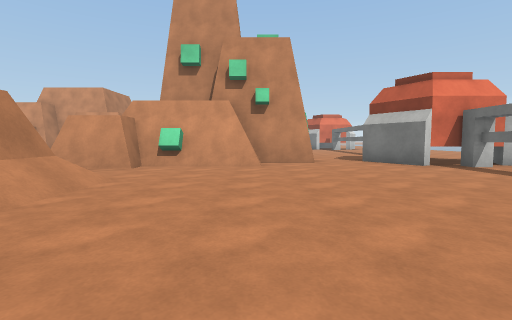
View 1 (above)

24 first-person views from a walk through a 3-D level made in the Unity game engine. The camera is 1.2 m above the floor, tilts 4° down and sees 85° across. The floor is counted in squares, 2 m on a side. Each view is taken from the middle of a square. On the plan, view 1 faces up. The plan holds only what a view shows up to about 9 squares ahead; the rest is blank. The place goes on beyond the plan. The player is left out. Surface patterns are stand-ins for the level's own textures.

View 2
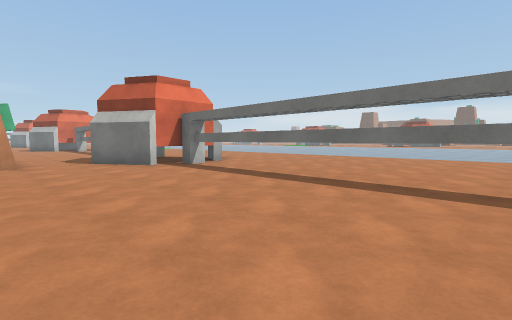

View 3
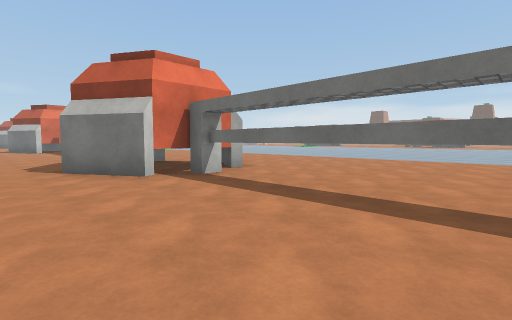

View 4
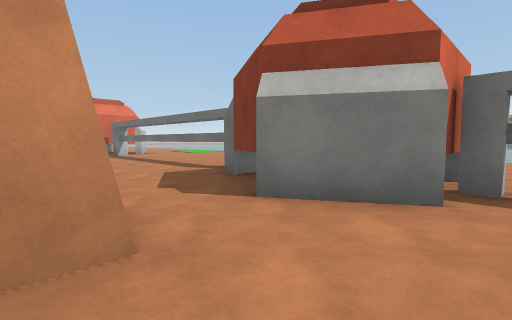

View 5
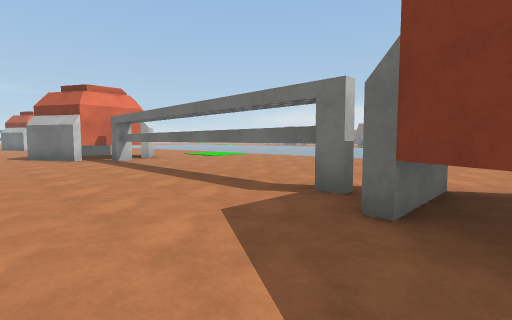

View 6
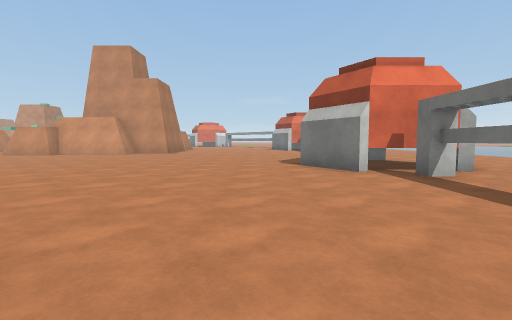

View 7
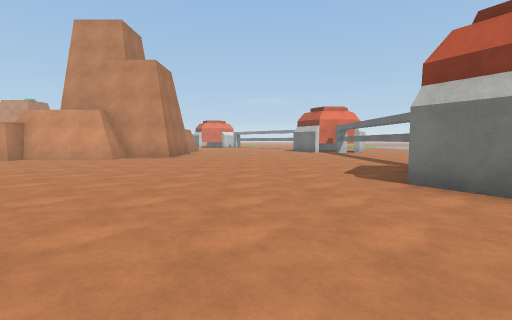

View 8
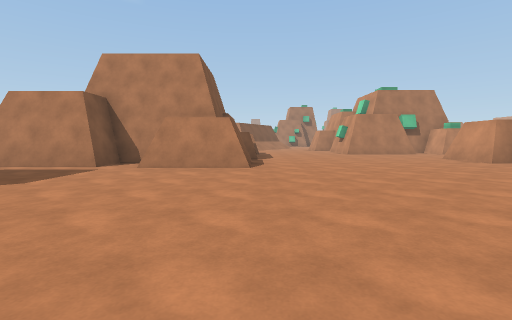

View 9
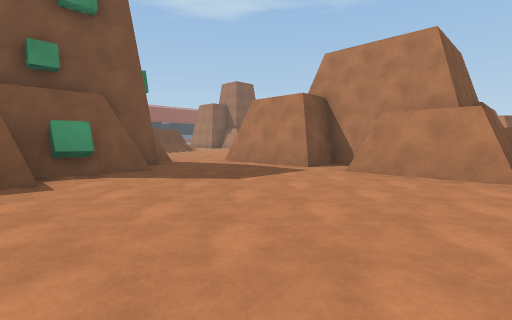

View 10
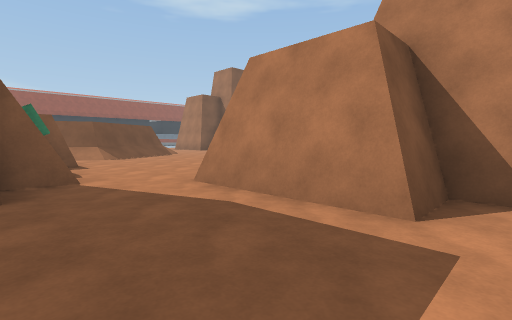

View 11
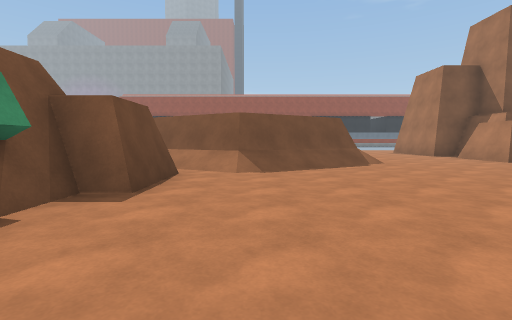

View 12
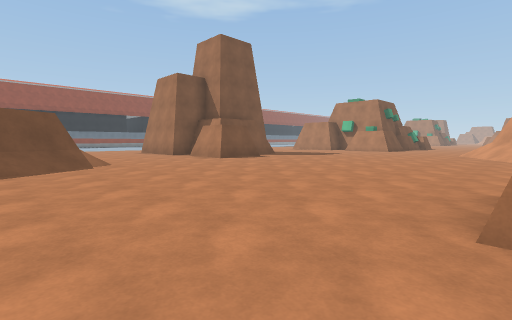

View 13
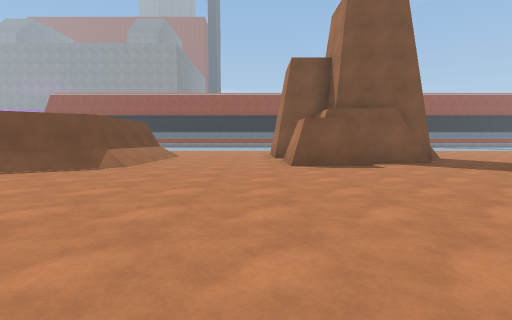

View 14
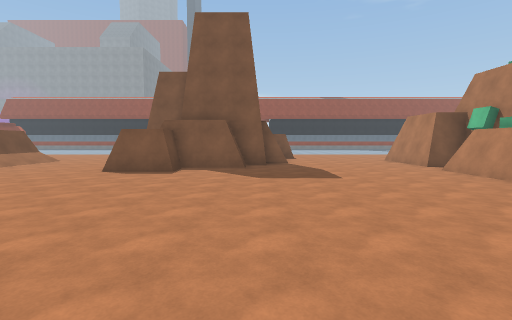

View 15
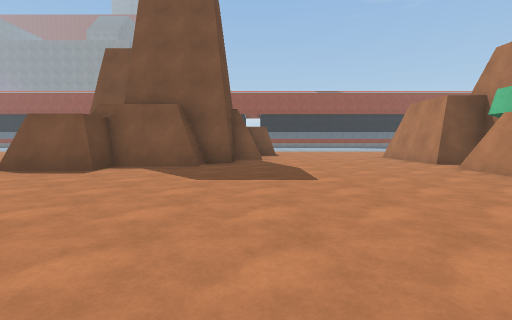

View 16
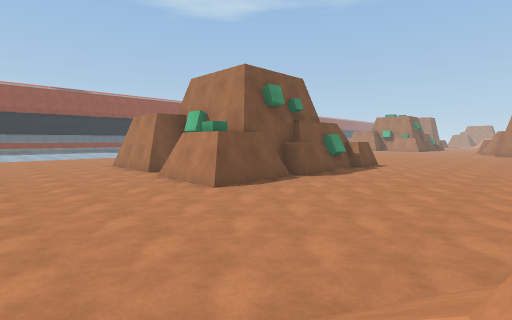

View 17
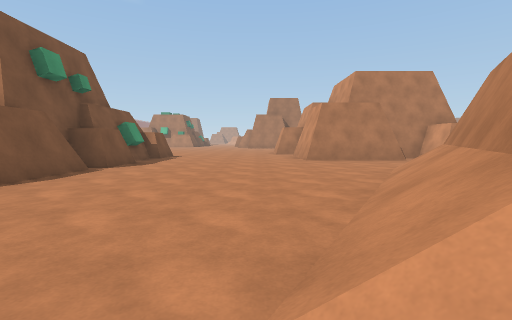

View 18
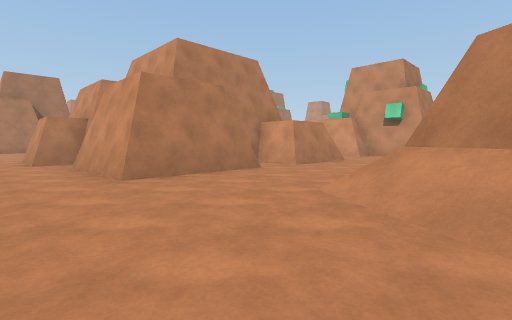

View 19
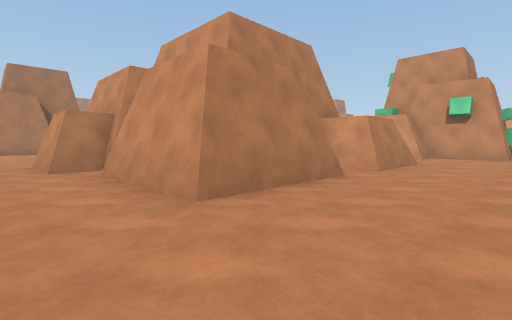

View 20
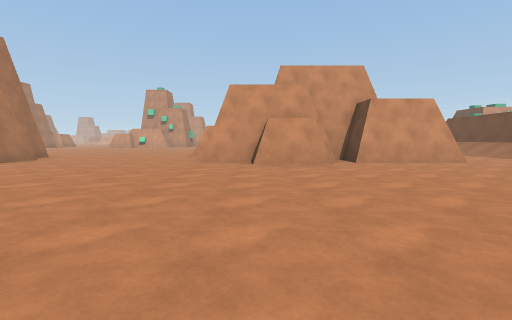

View 21
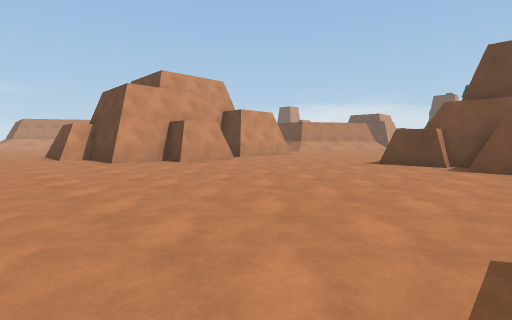

View 22
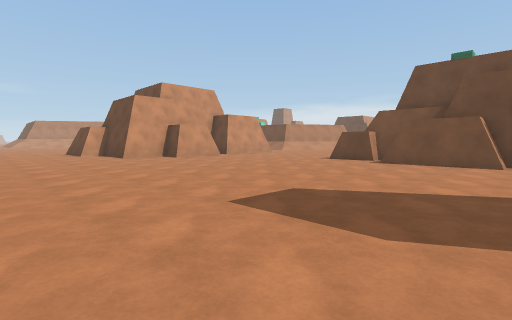

View 23
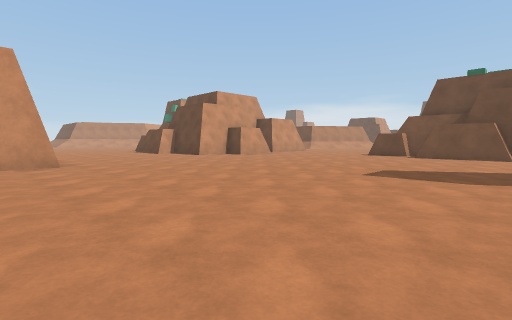

View 24
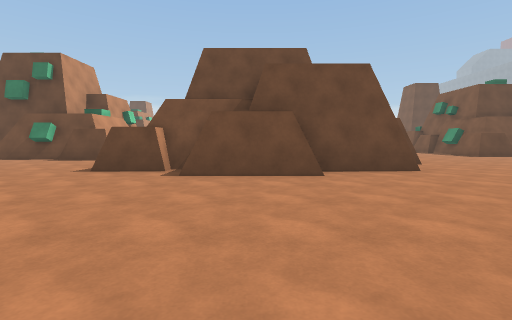

### Floor plan
Key: @ floor where view 1 was taken; # wall or solid block; x gap in a wall; . floor; / step, stairs or slope; T thing the floor can be seen under or through; O other object.
Columns run from 41 left of view 1 to 8 right of it. Each row starts with its distance up from view 1.
 25                                   ####........#
 24                                  .............#
 23                                  .............#
 22           #                      ............. ..
 21          .#    #                 ............ OO..
 20        ...#  ###                 ...........OO   .
 19       ....#  #..                 ............OOO..
 18      ....     ...                #............T..
 17     ...#      ...                   ..........T..
 16    ....#      ...                   ..........T...
 15   ....##    ##...                 #...........T...
 14  .....##    #....                 ##..........T...
 13   ....##    ##...##                #.....# ...T...
 12  ......#  ####.../###              #...### ...T...
 11  #.....#######....//##  //....  ......##   ...x..
 10  #......##........../#//............./#    ...# ..
  9 ##.................../.............../#    ..O  ..
  8 ......................................#  ##. OOO .
  7 .....................................#####... O ..
  6 .................................../.##.......T...
  5 ............####.##..............//##/........T...
  4 ............#  ####............./#####//......T...
  3 ...........##     .........##.../#   ##/......T...
  2 ...........##    ##......####.../#     /......T...
  1 ............#     #.....##  ..../#      ......T...
  0                   #....##                @....T...

Where each view was taken, in squares from view 1:
view 1: 0 up, 0 right, facing up
view 2: 0 up, 1 right, facing up-right
view 3: 2 up, 2 right, facing up-right
view 4: 6 up, 1 right, facing up-right
view 5: 9 up, 2 right, facing up-right
view 6: 13 up, 2 right, facing up
view 7: 16 up, 1 right, facing up
view 8: 18 up, 1 right, facing left
view 9: 18 up, 0 right, facing down-left
view 10: 15 up, 3 left, facing down-left
view 11: 11 up, 6 left, facing down
view 12: 11 up, 7 left, facing down-left
view 13: 10 up, 12 left, facing down
view 14: 11 up, 17 left, facing down
view 15: 9 up, 18 left, facing down
view 16: 10 up, 19 left, facing down-left
view 17: 9 up, 19 left, facing left
view 18: 9 up, 23 left, facing up-left
view 19: 9 up, 25 left, facing up-left
view 20: 3 up, 33 left, facing up
view 21: 3 up, 37 left, facing up-right
view 22: 1 up, 38 left, facing up-right
view 23: 1 up, 41 left, facing up-right
view 24: 14 up, 40 left, facing right
